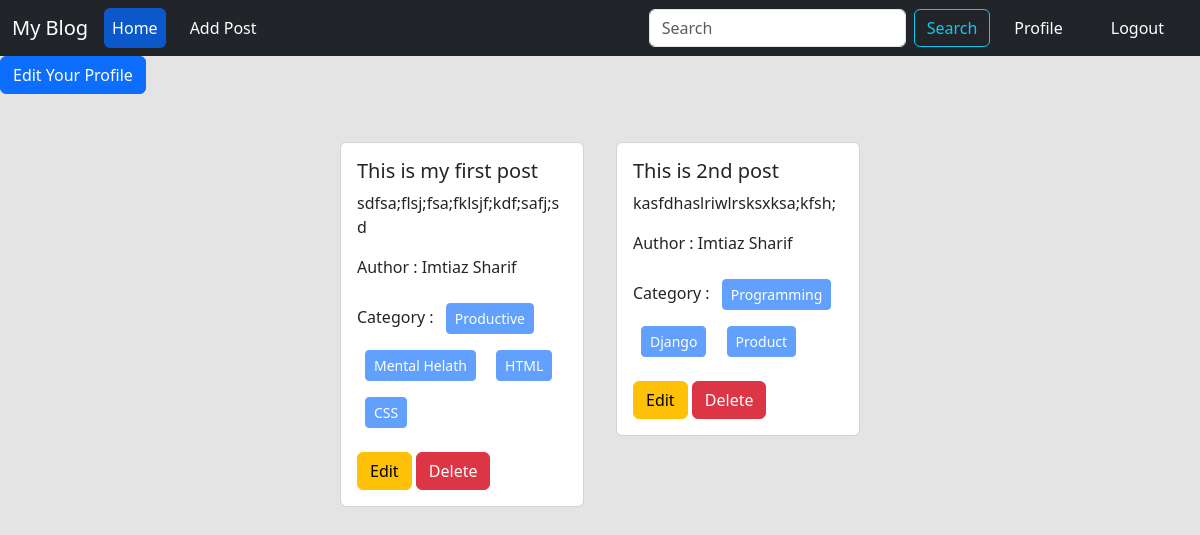
The page /author/profile/ (signed in) on the database its author committed.
### posts/models.py (models this page shows, shortened)
class Post(models.Model):
    title = models.CharField(max_length=50)
    content = models.TextField()
    category = models.ManyToManyField(Category) #Ekta post multiple categorir moddhe thakte pare abr ekta categorir moddhe multiple post thakte pare
    author = models.ForeignKey(User, on_delete=models.CASCADE)

### categories/models.py (models this page shows, shortened)
class Category(models.Model):
    name = models.CharField(max_length=100)
    slug = models.SlugField(max_length=100, unique=True, null=True, blank=True)

### author/views.py (the view)
# urls.py: path('profile/', views.profile, name='profile'),
@login_required
def profile(request):
    data = Post.objects.filter(author = request.user)
    return render(request, 'profile.html', {'data': data, 'type' : 'Profile'})

### author/templates/profile.html
{% extends "base.html" %}
{% load crispy_forms_tags %}
{% block content %}
<div>
    <a class="btn btn-primary" href="{% url 'edit_profile' %}">Edit Your {{type}}</a>
</div>
<div class="d-flex flex-wrap justify-content-center px-5 pt-5">
  {% for post in data %}
   <div class="col-sm-3 mb-3 mb-sm-0">
    <div class="card mx-3">
      <div class="card-body">
        <h5 class="card-title">{{post.title}}</h5>
        <p class="card-text">{{post.content}}</p>
        <p>Author : {{post.author.first_name}} {{post.author.last_name}}</p>
        <p>Category :
          {% for cat in post.category.all %}
          <button class="btn btn-primary btn-sm m-2" disabled >{{cat.name}}</button>
          {% endfor %}
        </p>
        <a href="{% url 'edit_post' post.id %}" class="btn btn-warning">Edit</a>
          <a href="{% url 'delete_post' post.id %}" class="btn btn-danger">Delete</a>
      </div>
    </div>
  </div>
  {% endfor %}
{% endblock %}

### rows shown on the page
Post: title "This is my first post", content "sdfsa;flsj;fsa;fklsjf;kdf;safj;sd", author.first_name "Imtiaz", author.last_name "Sharif"
Category: name "Productive"
Category: name "Mental Helath"
Category: name "HTML"
Category: name "CSS"
Post: title "This is 2nd post", content "kasfdhaslriwlrsksxksa;kfsh;", author.first_name "Imtiaz", author.last_name "Sharif"
Category: name "Programming"
Category: name "Django"
Category: name "Product"

### other values the page prints
{{ type }} "Profile"
